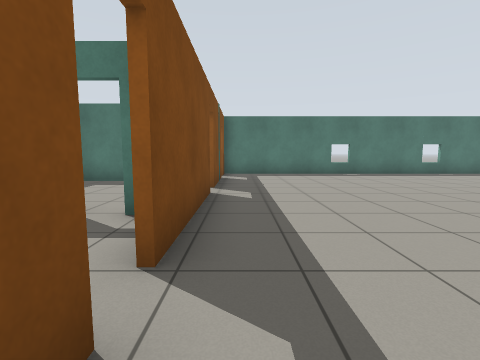
view 1 (above)

16 first-person views from a walk through a Gazebo world. The camera is 0.94 m above the floor, tilts 6° down and sees 85° across. The floor is counted in squares, 1 m on a side. Each view is taken from the middle of a square. On the plan, view 1 faces up. The plan holds only what a view shows up to about 11 squares ahead; the rest is blank.

view 2
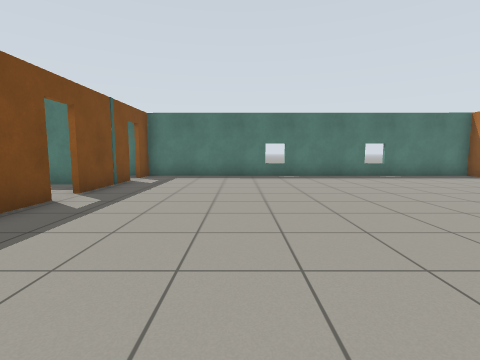

view 3
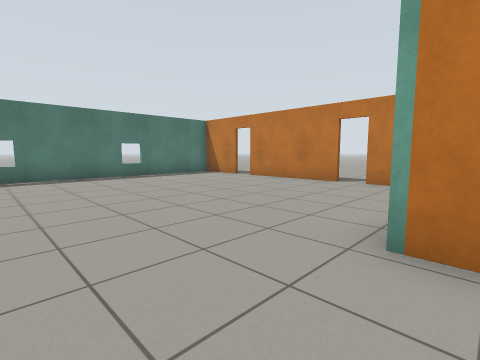

view 4
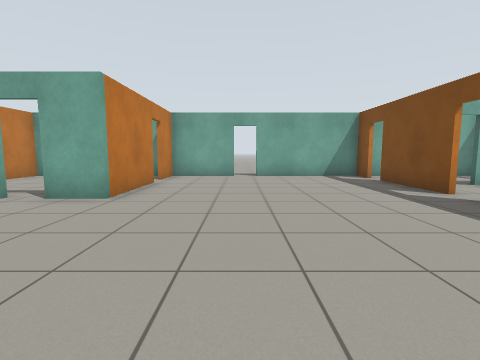

view 5
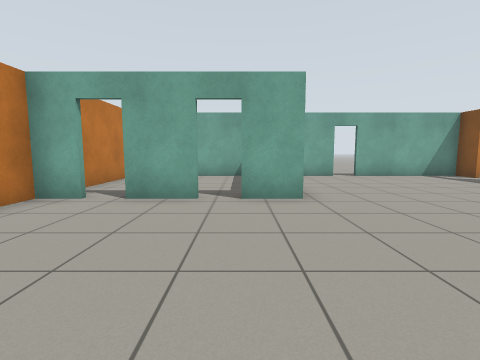

view 6
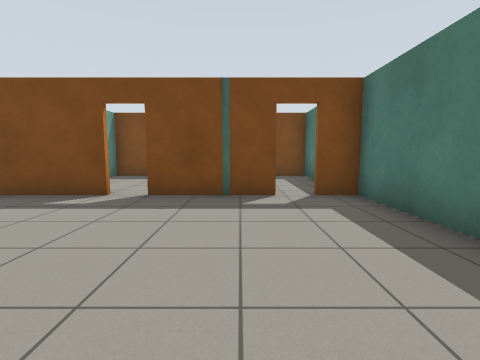

view 7
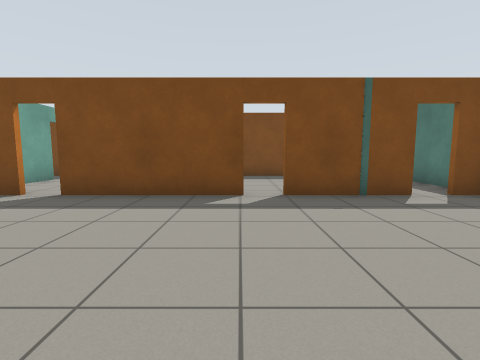

view 8
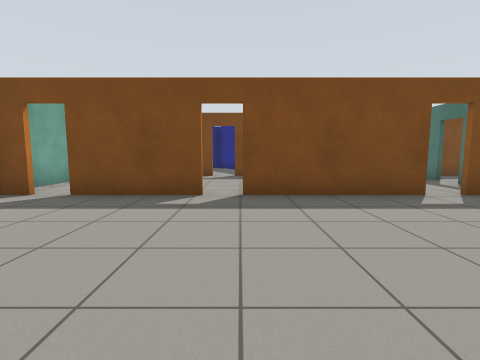

view 9
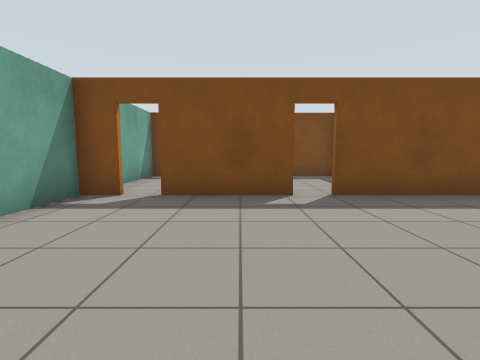

view 10
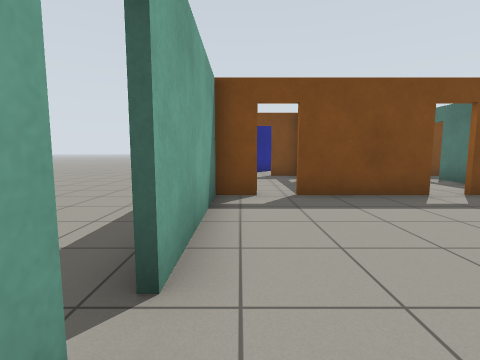

view 11
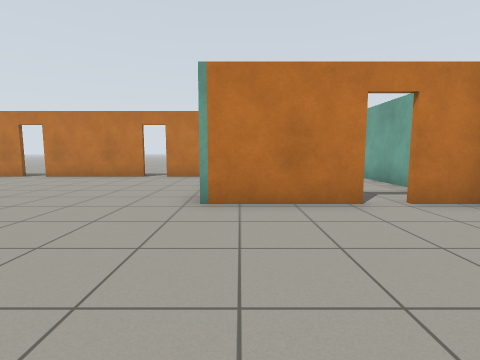

view 12
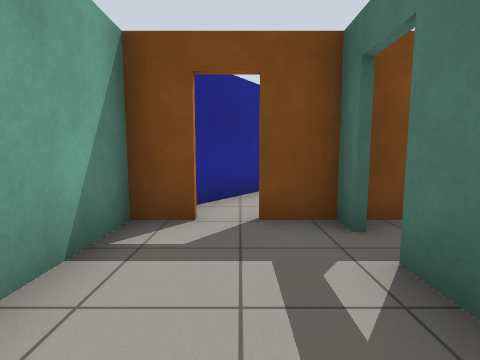

view 13
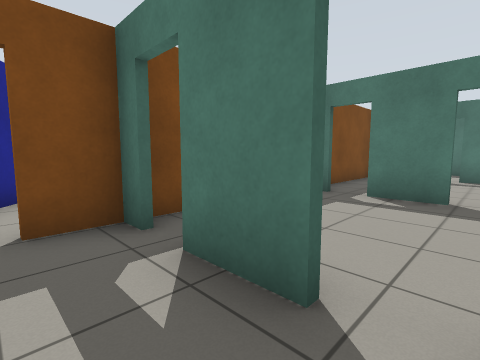

view 14
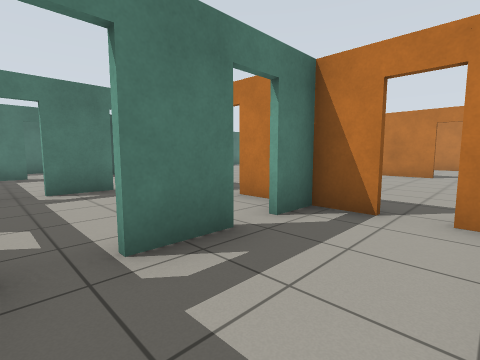

view 15
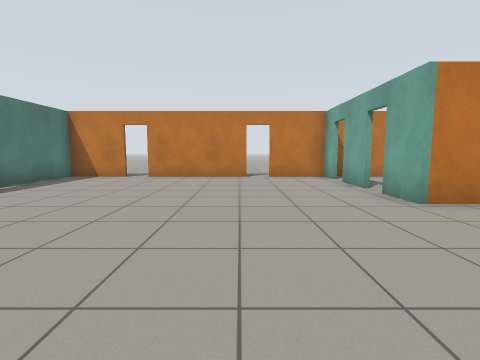

view 16
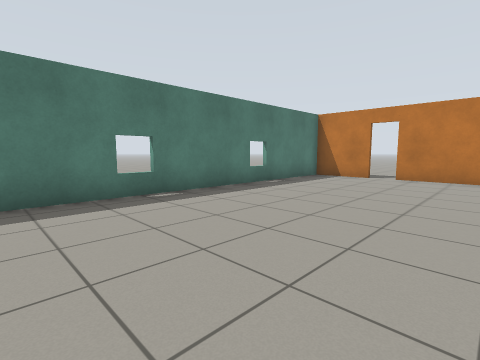

### Floor plan
Key: @ floor where view 1 was taken; # wall or solid block; x gap in a wall; . floor; D open door; T thing the floor can be seen under or through.
Columns run from 8 left of view 1 to 13 right of it. Each row starts with its distance up from view 1.
 12   ###################
 11   #... #............#
 10   # ...D............#
  9   ##DD##............D
  8   #    #............#
  7   #....D............#
  6   #....D............#
  5   # ...#............x.
  4   #DD#D#............D.
  3   # ...#............#
  2   #....D.......#DD#D#
  1   #....D.......######
  0   #TTTT#@......#....#
 -1  ##DDDD#.......D....#
 -2 ##D....D.......D....#
 -3  ##....#.......# ...#
 -4   ##########D########
 -5        .....

Positions as (right, up) in squares from view 1, and headings:
1: (0, 0), facing up
2: (3, 1), facing up
3: (4, 1), facing up-right
4: (4, 7), facing down
5: (8, 7), facing down
6: (5, 9), facing left
7: (5, 6), facing left
8: (5, 2), facing left
9: (5, 0), facing left
10: (5, -3), facing left
11: (2, 1), facing right
12: (-2, -2), facing left
13: (-2, -2), facing up-left
14: (-5, -3), facing up-right
15: (2, 5), facing right
16: (2, 6), facing up-right
